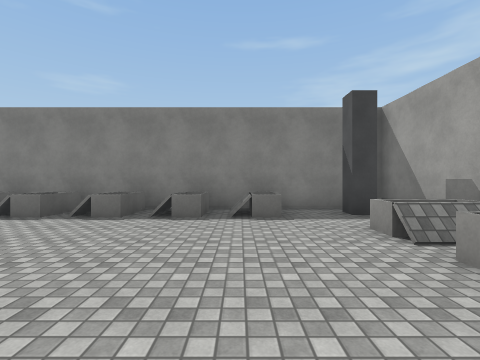
[1] (above)

19 first-person views from a walk through a Unity game level. The camera is 1.4 m above the floor, looks level and sees 85° across. The floor is counted in squares, 2 m on a side. Each view is taken from the middle of a square. On the plan, view 1 faces up. The plan holds only what a view shows up to about 9 squares ahead; the rest is blank. The place goes on beyond the plan. The player is left out. Surface patterns are stand-ins for the level's own textures.

[2]
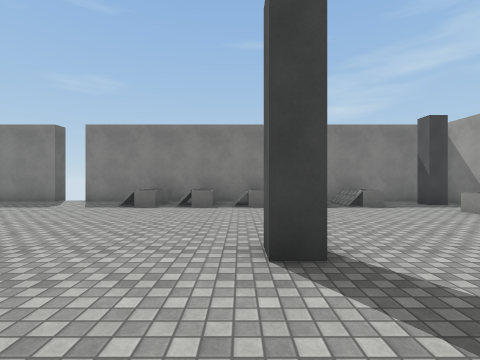

[3]
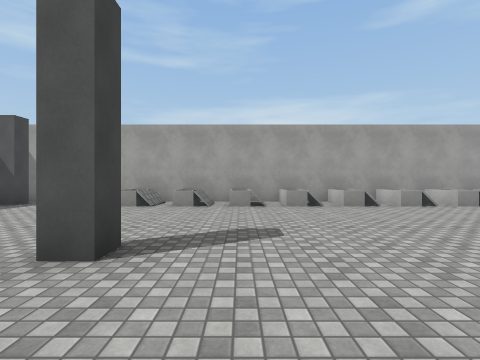

[4]
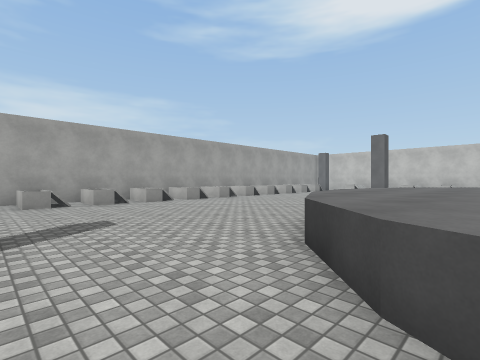

[5]
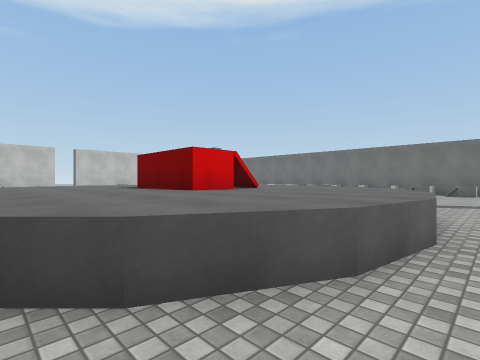

[6]
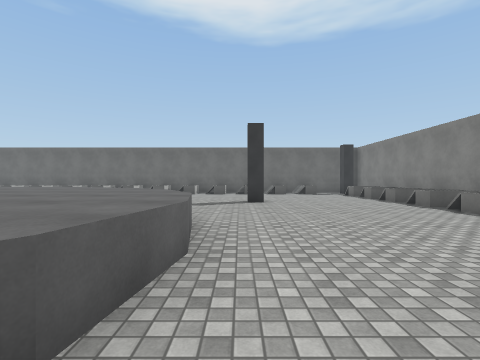

[7]
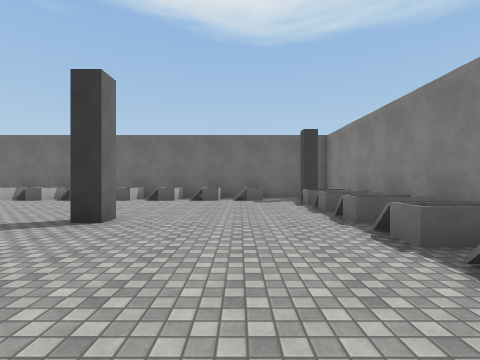

[8]
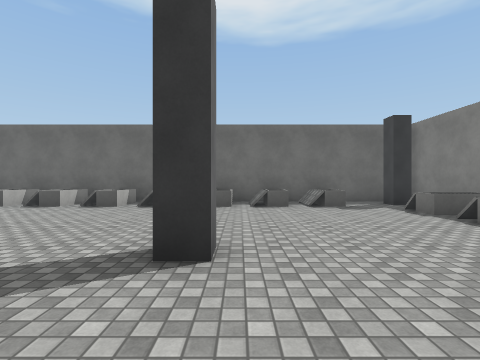

[9]
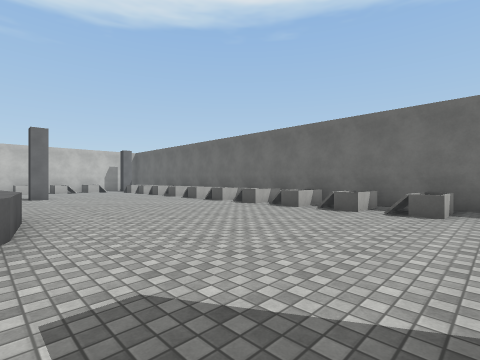

[10]
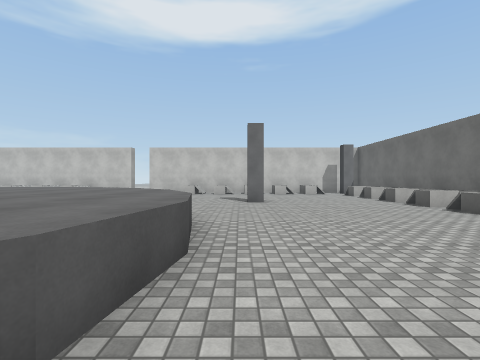

[11]
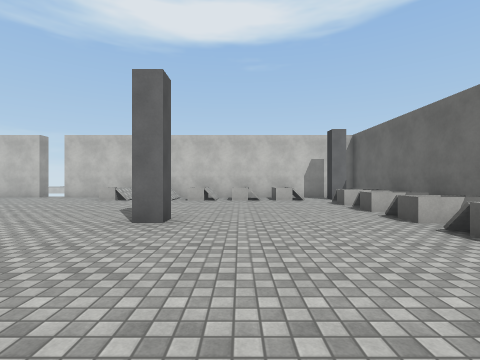

[12]
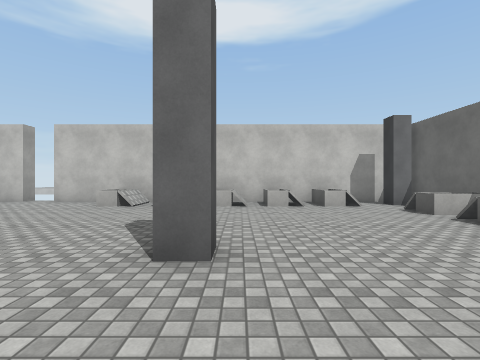

[13]
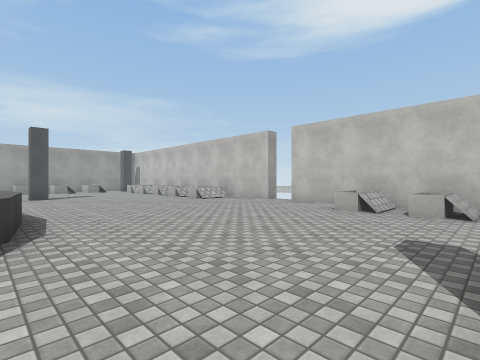

[14]
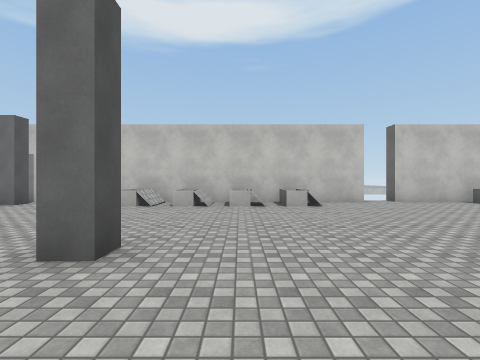

[15]
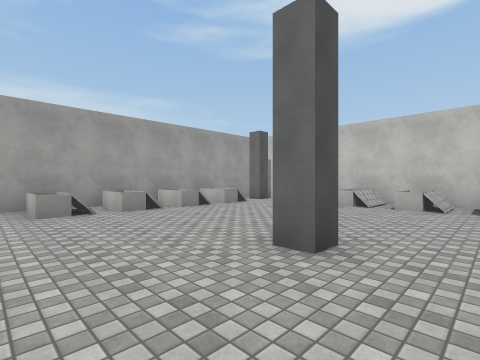

[16]
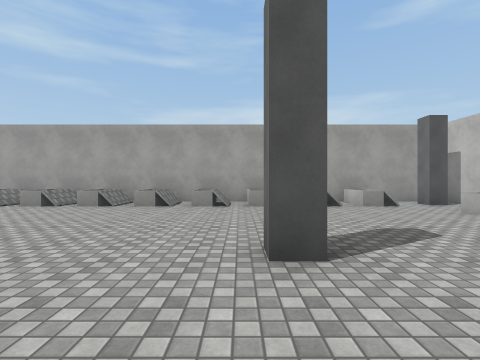

[17]
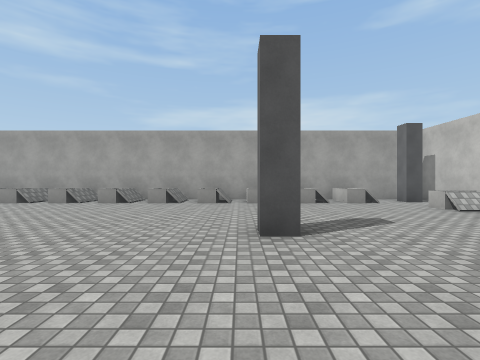

[18]
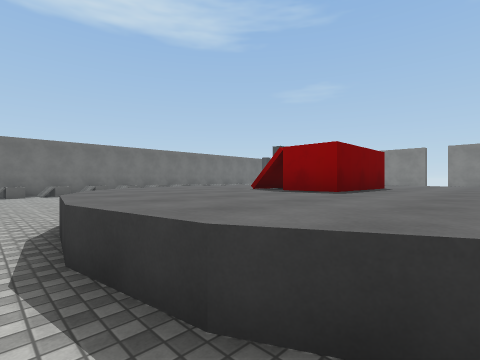

[19]
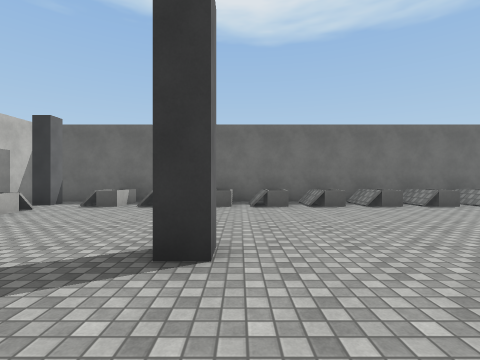

### Floor plan
Key: @ floor where view 1 was taken; # wall or solid block; x gap in a wall; . main floor; : floor 0.5 m higher than the main floor; / step, stairs or slope; ^ raised ledge; C coffin.
Columns run from 21 left of view 1 to 4 right of it. Each row starts with its distance up from view 1.
  7  ###########xx############
  6 #   CC CC C..../CC/CC/C.##
  5 #../.C/.C/...../.C/.C/...#
  4 #.C.....................C#
  3 # :..................../ #
  2 #CC....................CC#
  1 #.C....#...........#....C#
  0 # :..................@.//#
 -1 #CC........^^^^........CC#
 -2 #.C......^^^^^^^^.......C#
 -3 # :......^^^^^^^^......//#
 -4 #CC.....^^^^^^^^^^.....CC#
 -5 # C.....^^^  ^^^^^......C#
 -6 # :.....^^^^ ^^^^^ ..../ #
 -7 #CC.....^^^^^^^^^^ ....CC#
 -8 #.C......^^^^^^^^.......C#
 -9 # :......^^^^^^^ ......//#
-10 #CC........^^^^........CC#
-11 #.C....#...........#....C#
-12 # :..................../ #
-13 #CC....................CC#
-14 #.C.....................C#
-15 # :..................../ #
-16 ###:CC:CC:C..../CC:CC:C./#
-17  ## .#  # ...../.# .#  ..#
-18   ##########xx############

Where each view was taken, in squares from view 1:
view 1: 0 up, 0 right, facing up
view 2: 2 down, 3 left, facing up
view 3: 1 down, 5 left, facing right
view 4: 0 up, 6 left, facing down-right
view 5: 0 up, 5 left, facing down-left
view 6: 0 up, 6 left, facing left
view 7: 3 up, 10 left, facing left
view 8: 1 up, 12 left, facing left
view 9: 0 up, 13 left, facing down-left
view 10: 3 down, 14 left, facing down
view 11: 7 down, 16 left, facing down
view 12: 9 down, 15 left, facing down
view 13: 10 down, 14 left, facing down-right
view 14: 9 down, 4 left, facing down
view 15: 9 down, 4 left, facing down-right
view 16: 11 down, 5 left, facing right
view 17: 11 down, 6 left, facing right
view 18: 11 down, 6 left, facing up-left
view 19: 11 down, 12 left, facing left
